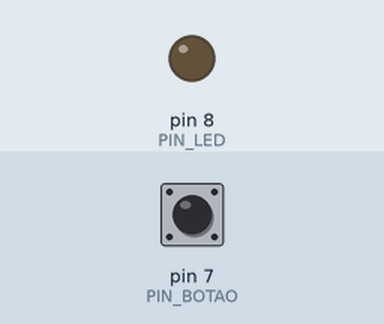
Recording of a sketch running on a simulated Arduino Uno, built with avr-gcc and run on an emulated ATmega328P. Parts: output pins drawn as LEDs (lit = HIGH). Inputs (shaded band) come from the test bench; at power-on: pin 7 (PIN_BOTAO) HIGH.

Above: at 1.2 s.
1.3 s: pin 7 (PIN_BOTAO) pulled LOW for 0.15 s
At 1.8 s:
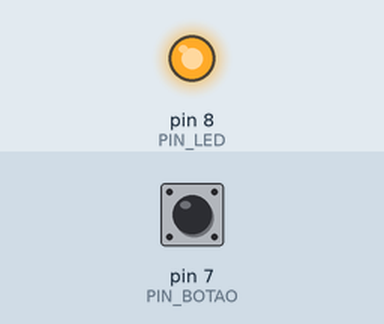
2.9 s: pin 7 (PIN_BOTAO) pulled LOW for 1 s
At 4.2 s:
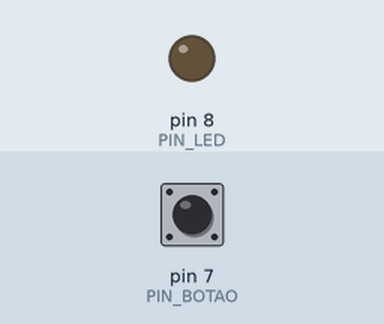
5.4 s: pin 7 (PIN_BOTAO) pulled LOW for 3.2 s
At 6.1 s:
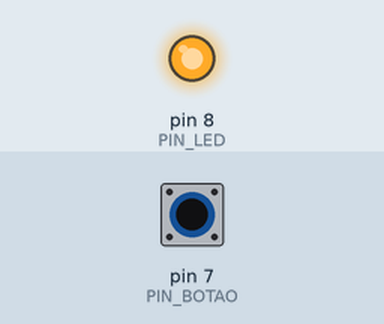
Timing chart, 0 to 8.4 s (numbered marks = the images above; inputs shaded):
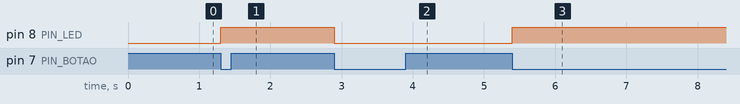

The sketch:

08_02_toggle_led.ino
```cpp
#define PIN_BOTAO 7
#define PIN_LED   8
bool estadoLED = false;
bool ultimoEstadoBotao = HIGH;

void setup() {
  pinMode(PIN_LED, OUTPUT);
  pinMode(PIN_BOTAO, INPUT_PULLUP);
  digitalWrite(PIN_LED, LOW);
}

void loop() {
  bool estadoAtualBotao = digitalRead(PIN_BOTAO);
  // Detecta a transicao HIGH -> LOW
  if (ultimoEstadoBotao == HIGH &&
      estadoAtualBotao == LOW) {
    estadoLED = !estadoLED;
    digitalWrite(PIN_LED,
                 estadoLED ? HIGH : LOW);
    // Debounce simples
    delay(50);
  }
  ultimoEstadoBotao = estadoAtualBotao;
}
```

Measured:
- after the input at 1.3 s, pin 8 (PIN_LED): LOW → HIGH at once
- after the input at 2.9 s, pin 8 (PIN_LED): HIGH → LOW at once
- after the input at 5.4 s, pin 8 (PIN_LED): LOW → HIGH at once
